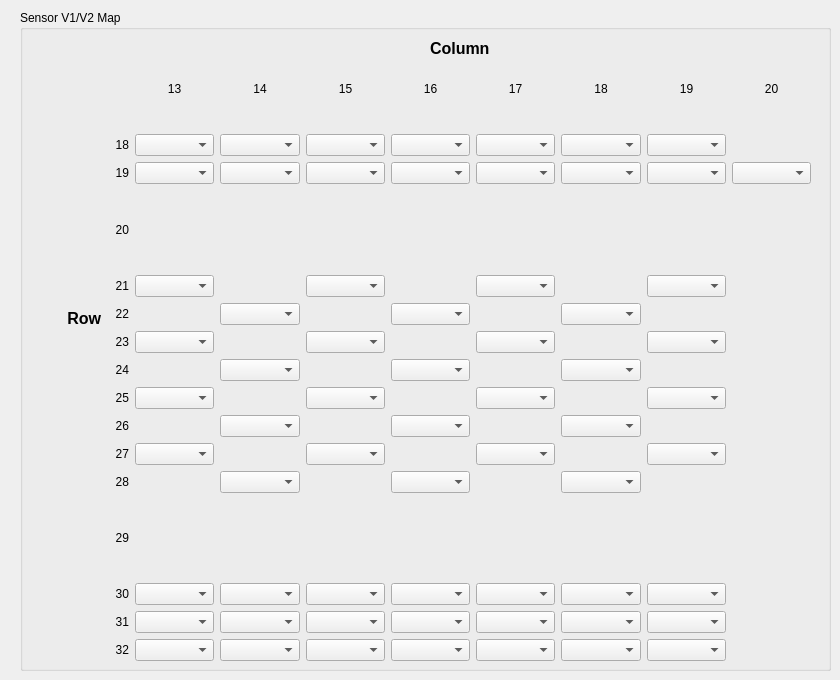
    <widget class="QWidget" name="SensorV1V2">
     <widget class="QGroupBox" name="groupBox">
      <property name="geometry">
       <rect>
        <x>20</x>
        <y>10</y>
        <width>811</width>
        <height>661</height>
       </rect>
      </property>
      <property name="font">
       <font>
        <weight>50</weight>
        <bold>false</bold>
       </font>
      </property>
      <property name="title">
       <string>Sensor V1/V2 Map</string>
      </property>
      <widget class="QWidget" name="gridLayoutWidget">
       <property name="geometry">
        <rect>
         <x>30</x>
         <y>40</y>
         <width>761</width>
         <height>611</height>
        </rect>
       </property>
       <layout class="QGridLayout" name="gridLayout">
        <item row="1" column="0">
         <widget class="QLabel" name="label">
          <property name="text">
           <string>18</string>
          </property>
          <property name="alignment">
           <set>Qt::AlignRight|Qt::AlignTrailing|Qt::AlignVCenter</set>
          </property>
         </widget>
        </item>
        <item row="0" column="9">
         <widget class="QLabel" name="label_23">
          <property name="text">
           <string>20</string>
          </property>
          <property name="alignment">
           <set>Qt::AlignCenter</set>
          </property>
         </widget>
        </item>
        <item row="11" column="2">
         <widget class="QComboBox" name="comboBox_c14r28"/>
        </item>
        <item row="5" column="2">
         <widget class="QComboBox" name="comboBox_c14r22"/>
        </item>
        <item row="2" column="2">
         <widget class="QComboBox" name="comboBox_c14r19"/>
        </item>
        <item row="1" column="2">
         <widget class="QComboBox" name="comboBox_c14r18"/>
        </item>
        <item row="0" column="6">
         <widget class="QLabel" name="label_21">
          <property name="text">
           <string>18</string>
          </property>
          <property name="alignment">
           <set>Qt::AlignCenter</set>
          </property>
         </widget>
        </item>
        <item row="4" column="0">
         <widget class="QLabel" name="label_4">
          <property name="text">
           <string>21</string>
          </property>
          <property name="alignment">
           <set>Qt::AlignRight|Qt::AlignTrailing|Qt::AlignVCenter</set>
          </property>
         </widget>
        </item>
        <item row="6" column="0">
         <widget class="QLabel" name="label_6">
          <property name="text">
           <string>23</string>
          </property>
          <property name="alignment">
           <set>Qt::AlignRight|Qt::AlignTrailing|Qt::AlignVCenter</set>
          </property>
         </widget>
        </item>
        <item row="5" column="0">
         <widget class="QLabel" name="label_5">
          <property name="text">
           <string>22</string>
          </property>
          <property name="alignment">
           <set>Qt::AlignRight|Qt::AlignTrailing|Qt::AlignVCenter</set>
          </property>
         </widget>
        </item>
        <item row="9" column="0">
         <widget class="QLabel" name="label_9">
          <property name="text">
           <string>26</string>
          </property>
          <property name="alignment">
           <set>Qt::AlignRight|Qt::AlignTrailing|Qt::AlignVCenter</set>
          </property>
         </widget>
        </item>
        <item row="11" column="0">
         <widget class="QLabel" name="label_11">
          <property name="text">
           <string>28</string>
          </property>
          <property name="alignment">
           <set>Qt::AlignRight|Qt::AlignTrailing|Qt::AlignVCenter</set>
          </property>
         </widget>
        </item>
        <item row="2" column="1">
         <widget class="QComboBox" name="comboBox_c13r19"/>
        </item>
        <item row="15" column="2">
         <widget class="QComboBox" name="comboBox_c14r32"/>
        </item>
        <item row="2" column="3">
         <widget class="QComboBox" name="comboBox_c15r19"/>
        </item>
        <item row="14" column="2">
         <widget class="QComboBox" name="comboBox_c14r31"/>
        </item>
        <item row="1" column="3">
         <widget class="QComboBox" name="comboBox_c15r18"/>
        </item>
        <item row="9" column="2">
         <widget class="QComboBox" name="comboBox_c14r26"/>
        </item>
        <item row="7" column="2">
         <widget class="QComboBox" name="comboBox_c14r24"/>
        </item>
        <item row="11" column="6">
         <widget class="QComboBox" name="comboBox_c18r28"/>
        </item>
        <item row="1" column="5">
         <widget class="QComboBox" name="comboBox_c17r18"/>
        </item>
        <item row="1" column="4">
         <widget class="QComboBox" name="comboBox_c16r18"/>
        </item>
        <item row="13" column="2">
         <widget class="QComboBox" name="comboBox_c14r30"/>
        </item>
        <item row="15" column="1">
         <widget class="QComboBox" name="comboBox_c13r32"/>
        </item>
        <item row="14" column="1">
         <widget class="QComboBox" name="comboBox_c13r31"/>
        </item>
        <item row="13" column="1">
         <widget class="QComboBox" name="comboBox_c13r30"/>
        </item>
        <item row="10" column="1">
         <widget class="QComboBox" name="comboBox_c13r27"/>
        </item>
        <item row="8" column="1">
         <widget class="QComboBox" name="comboBox_c13r25"/>
        </item>
        <item row="6" column="1">
         <widget class="QComboBox" name="comboBox_c13r23"/>
        </item>
        <item row="6" column="5">
         <widget class="QComboBox" name="comboBox_c17r23"/>
        </item>
        <item row="15" column="0">
         <widget class="QLabel" name="label_15">
          <property name="text">
           <string>32</string>
          </property>
          <property name="alignment">
           <set>Qt::AlignRight|Qt::AlignTrailing|Qt::AlignVCenter</set>
          </property>
         </widget>
        </item>
        <item row="7" column="0">
         <widget class="QLabel" name="label_7">
          <property name="text">
           <string>24</string>
          </property>
          <property name="alignment">
           <set>Qt::AlignRight|Qt::AlignTrailing|Qt::AlignVCenter</set>
          </property>
         </widget>
        </item>
        <item row="6" column="3">
         <widget class="QComboBox" name="comboBox_c15r23"/>
        </item>
        <item row="0" column="3">
         <widget class="QLabel" name="label_18">
          <property name="text">
           <string>15</string>
          </property>
          <property name="alignment">
           <set>Qt::AlignCenter</set>
          </property>
         </widget>
        </item>
        <item row="2" column="0">
         <widget class="QLabel" name="label_2">
          <property name="text">
           <string>19</string>
          </property>
          <property name="alignment">
           <set>Qt::AlignRight|Qt::AlignTrailing|Qt::AlignVCenter</set>
          </property>
         </widget>
        </item>
        <item row="3" column="0">
         <widget class="QLabel" name="label_3">
          <property name="text">
           <string>20</string>
          </property>
          <property name="alignment">
           <set>Qt::AlignRight|Qt::AlignTrailing|Qt::AlignVCenter</set>
          </property>
         </widget>
        </item>
        <item row="4" column="1">
         <widget class="QComboBox" name="comboBox_c13r21"/>
        </item>
        <item row="8" column="0">
         <widget class="QLabel" name="label_8">
          <property name="text">
           <string>25</string>
          </property>
          <property name="alignment">
           <set>Qt::AlignRight|Qt::AlignTrailing|Qt::AlignVCenter</set>
          </property>
         </widget>
        </item>
        <item row="10" column="0">
         <widget class="QLabel" name="label_10">
          <property name="text">
           <string>27</string>
          </property>
          <property name="alignment">
           <set>Qt::AlignRight|Qt::AlignTrailing|Qt::AlignVCenter</set>
          </property>
         </widget>
        </item>
        <item row="12" column="0">
         <widget class="QLabel" name="label_12">
          <property name="text">
           <string>29</string>
          </property>
          <property name="alignment">
           <set>Qt::AlignRight|Qt::AlignTrailing|Qt::AlignVCenter</set>
          </property>
         </widget>
        </item>
        <item row="2" column="9">
         <widget class="QComboBox" name="comboBox_c20r19"/>
        </item>
        <item row="2" column="6">
         <widget class="QComboBox" name="comboBox_c18r19"/>
        </item>
        <item row="2" column="4">
         <widget class="QComboBox" name="comboBox_c16r19"/>
        </item>
        <item row="2" column="5">
         <widget class="QComboBox" name="comboBox_c17r19"/>
        </item>
        <item row="8" column="3">
         <widget class="QComboBox" name="comboBox_c15r25"/>
        </item>
        <item row="8" column="5">
         <widget class="QComboBox" name="comboBox_c17r25"/>
        </item>
        <item row="8" column="7">
         <widget class="QComboBox" name="comboBox_c19r25"/>
        </item>
        <item row="9" column="4">
         <widget class="QComboBox" name="comboBox_c16r26"/>
        </item>
        <item row="9" column="6">
         <widget class="QComboBox" name="comboBox_c18r26"/>
        </item>
        <item row="2" column="7">
         <widget class="QComboBox" name="comboBox_c19r19"/>
        </item>
        <item row="1" column="6">
         <widget class="QComboBox" name="comboBox_c18r18"/>
        </item>
        <item row="0" column="4">
         <widget class="QLabel" name="label_19">
          <property name="text">
           <string>16</string>
          </property>
          <property name="alignment">
           <set>Qt::AlignCenter</set>
          </property>
         </widget>
        </item>
        <item row="0" column="5">
         <widget class="QLabel" name="label_20">
          <property name="text">
           <string>17</string>
          </property>
          <property name="alignment">
           <set>Qt::AlignCenter</set>
          </property>
         </widget>
        </item>
        <item row="0" column="7">
         <widget class="QLabel" name="label_22">
          <property name="text">
           <string>19</string>
          </property>
          <property name="alignment">
           <set>Qt::AlignCenter</set>
          </property>
         </widget>
        </item>
        <item row="6" column="7">
         <widget class="QComboBox" name="comboBox_c19r23"/>
        </item>
        <item row="13" column="0">
         <widget class="QLabel" name="label_13">
          <property name="text">
           <string>30</string>
          </property>
          <property name="alignment">
           <set>Qt::AlignRight|Qt::AlignTrailing|Qt::AlignVCenter</set>
          </property>
         </widget>
        </item>
        <item row="14" column="0">
         <widget class="QLabel" name="label_14">
          <property name="text">
           <string>31</string>
          </property>
          <property name="alignment">
           <set>Qt::AlignRight|Qt::AlignTrailing|Qt::AlignVCenter</set>
          </property>
         </widget>
        </item>
        <item row="0" column="1">
         <widget class="QLabel" name="label_16">
          <property name="text">
           <string>13</string>
          </property>
          <property name="alignment">
           <set>Qt::AlignCenter</set>
          </property>
         </widget>
        </item>
        <item row="0" column="2">
         <widget class="QLabel" name="label_17">
          <property name="text">
           <string>14</string>
          </property>
          <property name="alignment">
           <set>Qt::AlignCenter</set>
          </property>
         </widget>
        </item>
        <item row="10" column="3">
         <widget class="QComboBox" name="comboBox_c15r27"/>
        </item>
        <item row="10" column="5">
         <widget class="QComboBox" name="comboBox_c17r27"/>
        </item>
        <item row="10" column="7">
         <widget class="QComboBox" name="comboBox_c19r27"/>
        </item>
        <item row="11" column="4">
         <widget class="QComboBox" name="comboBox_c16r28"/>
        </item>
        <item row="14" column="4">
         <widget class="QComboBox" name="comboBox_c16r31"/>
        </item>
        <item row="15" column="4">
         <widget class="QComboBox" name="comboBox_c16r32"/>
        </item>
        <item row="13" column="5">
         <widget class="QComboBox" name="comboBox_c17r30"/>
        </item>
        <item row="15" column="5">
         <widget class="QComboBox" name="comboBox_c17r32"/>
        </item>
        <item row="13" column="6">
         <widget class="QComboBox" name="comboBox_c18r30"/>
        </item>
        <item row="14" column="6">
         <widget class="QComboBox" name="comboBox_c18r31"/>
        </item>
        <item row="15" column="6">
         <widget class="QComboBox" name="comboBox_c18r32"/>
        </item>
        <item row="13" column="7">
         <widget class="QComboBox" name="comboBox_c19r30"/>
        </item>
        <item row="14" column="7">
         <widget class="QComboBox" name="comboBox_c19r31"/>
        </item>
        <item row="15" column="7">
         <widget class="QComboBox" name="comboBox_c19r32"/>
        </item>
        <item row="4" column="5">
         <widget class="QComboBox" name="comboBox_c17r21"/>
        </item>
        <item row="4" column="7">
         <widget class="QComboBox" name="comboBox_c19r21"/>
        </item>
        <item row="4" column="3">
         <widget class="QComboBox" name="comboBox_c15r21"/>
        </item>
        <item row="5" column="4">
         <widget class="QComboBox" name="comboBox_c16r22"/>
        </item>
        <item row="5" column="6">
         <widget class="QComboBox" name="comboBox_c18r22"/>
        </item>
        <item row="7" column="4">
         <widget class="QComboBox" name="comboBox_c16r24"/>
        </item>
        <item row="7" column="6">
         <widget class="QComboBox" name="comboBox_c18r24"/>
        </item>
        <item row="13" column="3">
         <widget class="QComboBox" name="comboBox_c15r30"/>
        </item>
        <item row="14" column="3">
         <widget class="QComboBox" name="comboBox_c15r31"/>
        </item>
        <item row="15" column="3">
         <widget class="QComboBox" name="comboBox_c15r32"/>
        </item>
        <item row="14" column="5">
         <widget class="QComboBox" name="comboBox_c17r31"/>
        </item>
        <item row="13" column="4">
         <widget class="QComboBox" name="comboBox_c16r30"/>
        </item>
        <item row="1" column="1">
         <widget class="QComboBox" name="comboBox_c13r18"/>
        </item>
        <item row="1" column="7">
         <widget class="QComboBox" name="comboBox_c19r18"/>
        </item>
       </layout>
      </widget>
      <widget class="QLabel" name="label_24">
       <property name="geometry">
        <rect>
         <x>410</x>
         <y>30</y>
         <width>61</width>
         <height>16</height>
        </rect>
       </property>
       <property name="font">
        <font>
         <pointsize>12</pointsize>
         <weight>75</weight>
         <bold>true</bold>
        </font>
       </property>
       <property name="text">
        <string>Column</string>
       </property>
      </widget>
      <widget class="QLabel" name="label_25">
       <property name="geometry">
        <rect>
         <x>10</x>
         <y>300</y>
         <width>71</width>
         <height>16</height>
        </rect>
       </property>
       <property name="font">
        <font>
         <pointsize>12</pointsize>
         <weight>75</weight>
         <bold>true</bold>
        </font>
       </property>
       <property name="text">
        <string>Row</string>
       </property>
       <property name="alignment">
        <set>Qt::AlignRight|Qt::AlignTrailing|Qt::AlignVCenter</set>
       </property>
      </widget>
     </widget>
    </widget>
